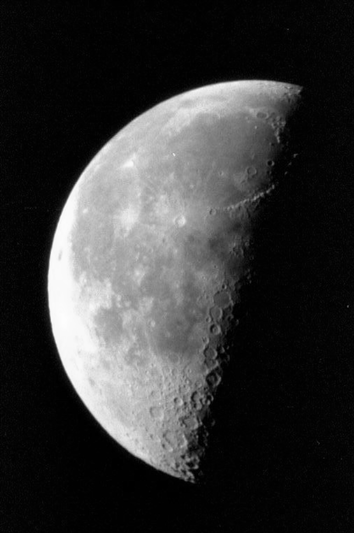
%> input picture Image Proccess/char_2_空域图像增强/pics/moon.bmp, 354 x 533 px
$ octave laplace.m   (GNU Octave 9; MATLAB toolbox functions it lacks are replaced by stand-ins)
%> lines starting %> are read from the running program, lines starting %| are printed output that depends on the picture
clear all;close all;
im = imread('./pics/moon.bmp');
%> im is the input picture: size 533x354x3 uint8; min 0, max 253, mean 53.8
im = im(:,:,1);
%> im: size 533x354 uint8
imshow(im);
f = im2double(im);
w = fspecial('laplacian',0);
g1 = imfilter(f,w,'replicate');
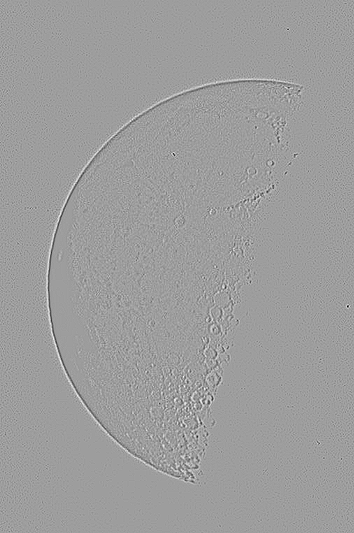
%> g1: size 533x354 double; min -0.659, max 0.408, mean 3.12e-20; drawn with min black and max white
f = f-g1;
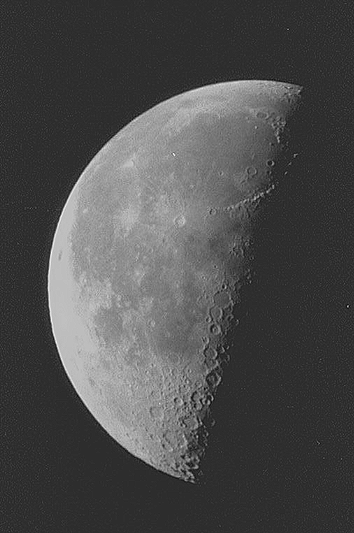
%> f: size 533x354 double; min -0.306, max 1.42, mean 0.211; drawn with min black and max white
figure,imshow(f);
%> after `imshow(f)`:
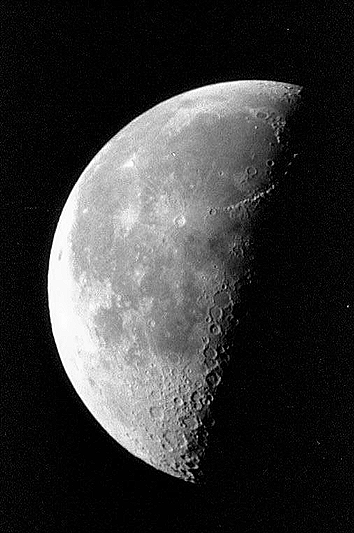
%> displayed picture: size 533x354, on the screen's scale of 0 to 255; min 0, max 255, mean 54.6

$ run again, with Image Proccess/char_2_空域图像增强/pics/gutou.bmp copied over Image Proccess/char_2_空域图像增强/pics/moon.bmp
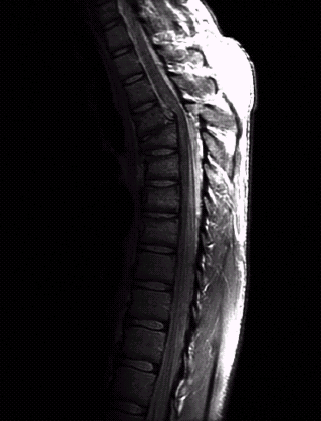
%> input picture Image Proccess/char_2_空域图像增强/pics/gutou.bmp, 321 x 421 px
%> im is the input picture: size 421x321x3 uint8; mean R, G, B 34.2, 32.1, 34.2
%> im: size 421x321 uint8
%> `f = f-g1;`:
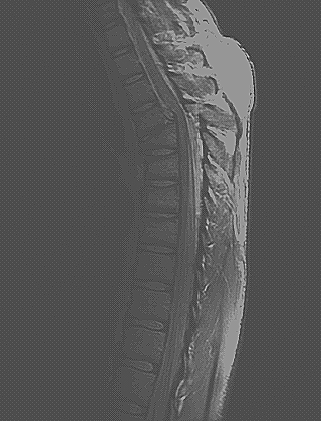
%> f: size 421x321 double; min -1.06, max 2.44, mean 0.134; drawn with min black and max white
%> `imshow(f)`:
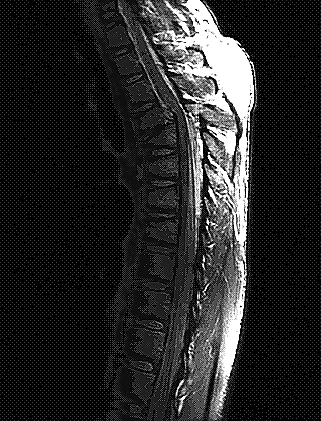
%> displayed picture: size 421x321, on the screen's scale of 0 to 255; min 0, max 255, mean 39.2

$ run again, with Image Proccess/char_2_空域图像增强/pics/hofi.bmp copied over Image Proccess/char_2_空域图像增强/pics/moon.bmp
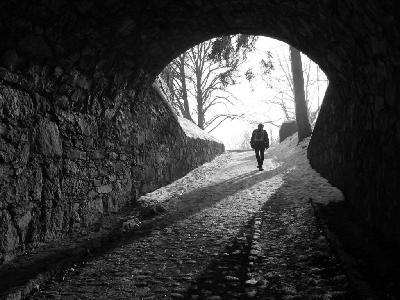
%> input picture Image Proccess/char_2_空域图像增强/pics/hofi.bmp, 400 x 300 px
%> im is the input picture: size 300x400x3 uint8; min 0, max 255, mean 56.7
%> im: size 300x400 uint8
%> `f = f-g1;`:
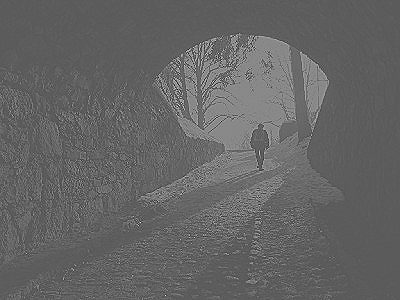
%> f: size 300x400 double; min -1.96, max 3.54, mean 0.222; drawn with min black and max white
%> `imshow(f)`:
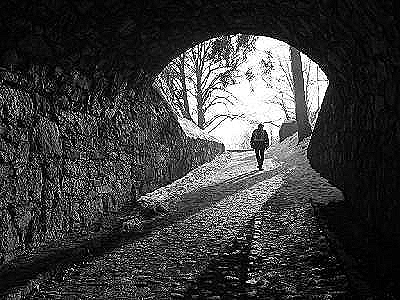
%> displayed picture: size 300x400, on the screen's scale of 0 to 255; min 0, max 255, mean 60
